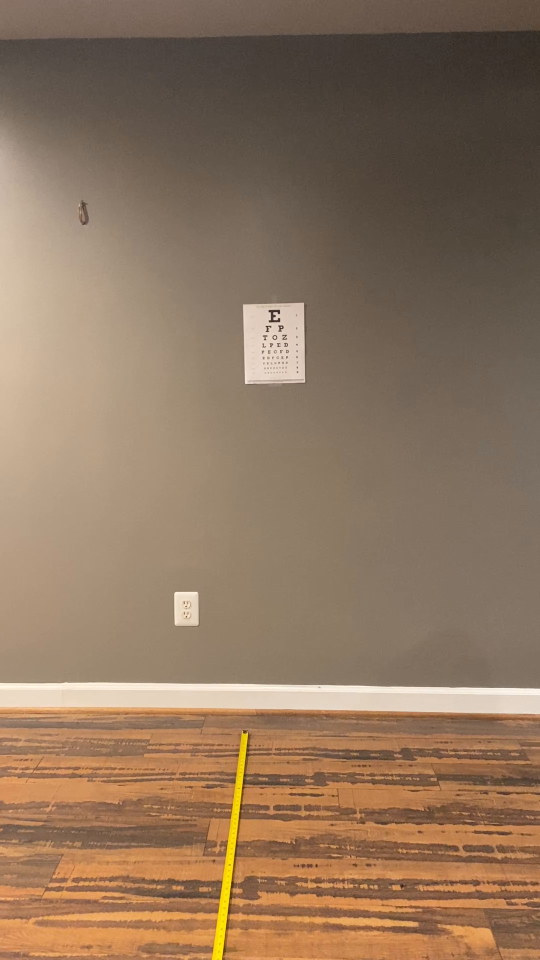
#> input picture frame 7 of assets/10ft correct.MOV, 1080 x 1920 px (shown at 1/2 size)
$ python main.py
#> lines starting #> are read from the running program, lines starting #| are printed output that depends on the picture
### resizer.py
import cv2
import numpy as np

def ResizeWithAspectRatio(image, width=None, height=None, inter=cv2.INTER_AREA):
#> called with width = 720, height = 1080, inter = 3
    dim = None
    (h, w) = image.shape[:2]
#> h = 1920; w = 1080

    if width is None and height is None:
        return image
    if width is None:
        r = height / float(h)
        dim = (int(w * r), height)
    else:
        r = width / float(w)
#> r = 0.667
        dim = (width, int(h * r))
#> dim = (720, 1280)

    return cv2.resize(image, dim, interpolation=inter)
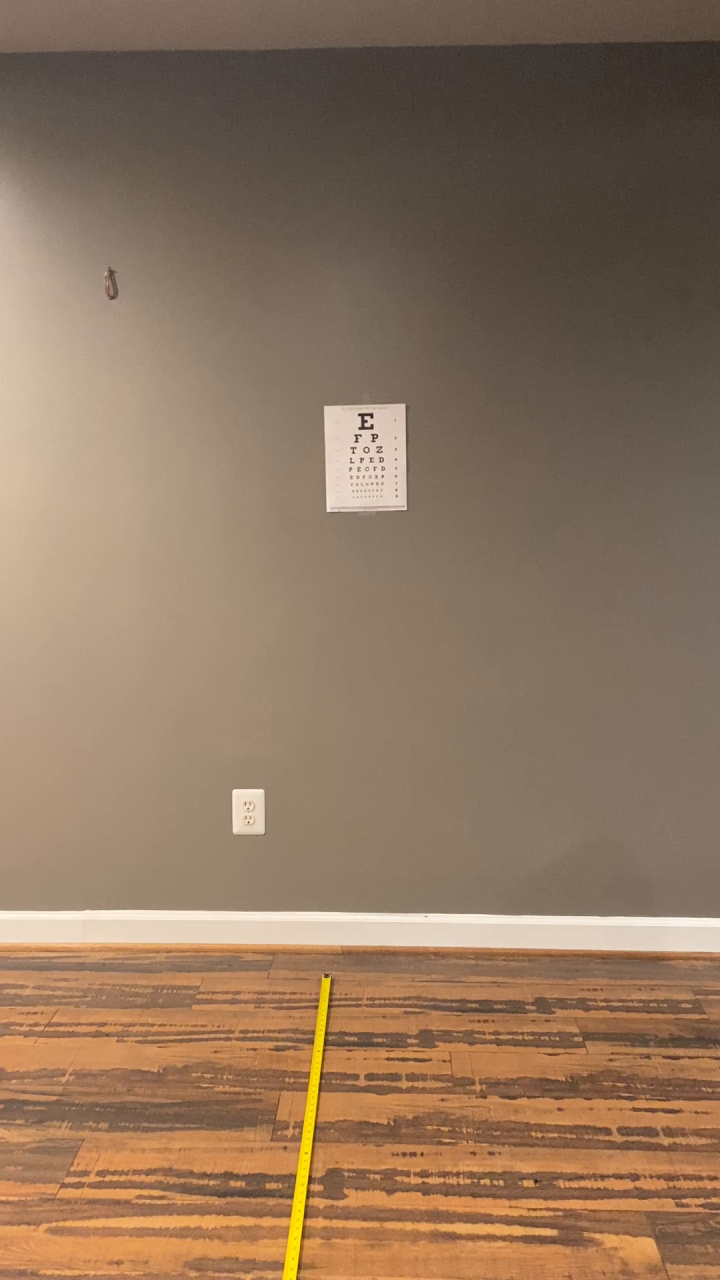
#> returned value: shape (1280, 720, 3); mean of channels 0, 1, 2 94.3, 117.1, 142.6; drawn as B, G, R

### main.py
from bounding_box import BoundingBoxGenerator
from resizer import ResizeWithAspectRatio
from PIL import Image
import numpy as np
import cv2
import time
import threading
from time import sleep
import calibrator as cal
from calibrator import get_width as gw
import string
from blur_to_power.blur_to_power import blur_to_power

blur = 3
def get_display_image(image, focal_length):
    estimator = BoundingBoxGenerator(image_array=np.asarray(image), width=8.5)
    box_dims = estimator.estimate()
    bounding_box = cv2.boxPoints(box_dims)

    p1, p2, p3, p4 = cal.get_points(bounding_box)

    image = cv2.line(image, p2, p3, (0, 255, 0), 1) #top
    image = cv2.line(image, p1, p4, (0, 255, 0), 1) #bottom
    image = cv2.line(image, p2, p1, (0, 255, 0), 1) #left
    image = cv2.line(image, p3, p4, (0, 255, 0), 1) #rightq


    distance = (8.5 * focal_length) / gw(p1, p2, p3, p4) # box_dims[1][0]

    cv2.putText(image, '{} inches'.format(str(distance)), (50, 200), cv2.FONT_HERSHEY_SIMPLEX, 5, 2)
    i = 1
    for point in (p1, p2, p3, p4):
        cv2.putText(image, str(i), point, cv2.FONT_HERSHEY_SIMPLEX, 1, 2)
        i+=1

    return image, bounding_box

def start_loop(cam: cv2.VideoCapture, focal_length: float, filepath: string):
    printed = False
    while True:
        ret, image = cam.read() # read the image and resize it to the correct dimensions
        if not ret:
            cam = cv2.VideoCapture(filepath)
            continue

        image = ResizeWithAspectRatio(image, width=720, height=1280)

        if not printed:
            print(image.shape)
            printed = True

        image_with_box, bounding_box = get_display_image(image.copy(), focal_length)
        image = image_with_box # comment out to remove distance and bounding box display

        blurred_image = cv2.GaussianBlur(image, (blur, blur), cv2.BORDER_DEFAULT) # take a copy of the image and blur it to the desired level

        p1 = (int(bounding_box[1][0]), int(bounding_box[1][1])) # get the top left and bottom right coordinates of the bounding box
        p4 = (int(bounding_box[3][0]), int(bounding_box[3][1]))
        mask = np.zeros(image.shape[:2], dtype="uint8") # create a mask with a rectangle using these coordinates
        cv2.rectangle(mask, p1, p4, 255, -1)


        final_image = image.copy() # put the blurred image on top using the rectangular mask
        final_image[np.where(mask == 255)] = blurred_image[np.where(mask == 255)]
        cv2.imshow("masked image", final_image) # display on screen
        q = cv2.waitKey(20)
        if q == 113:
            break


if __name__ == '__main__':
    filepath = './assets/10ft correct.MOV'
    cam = cv2.VideoCapture(filepath)
    # initial_distance = 120
    initial_width = 8.5
    focal_length = 1129.4117647058824
    calibration_image = ResizeWithAspectRatio(cam.read()[1], width=720, height=1080)
    # focal_length = cal.calibrate(calibration_image, initial_distance, initial_width) # calibrate the focal length using the first frame


    m = threading.Thread(target=start_loop, args=(cam, focal_length, filepath)) # creating a thread to run the blur display part
    m.daemon = True
    m.start()

    while True:  # loop to adjust the blur level using the cmd
#> (the run stopped early here; a loop or call above may not have finished)

$ run again, starting later in the video
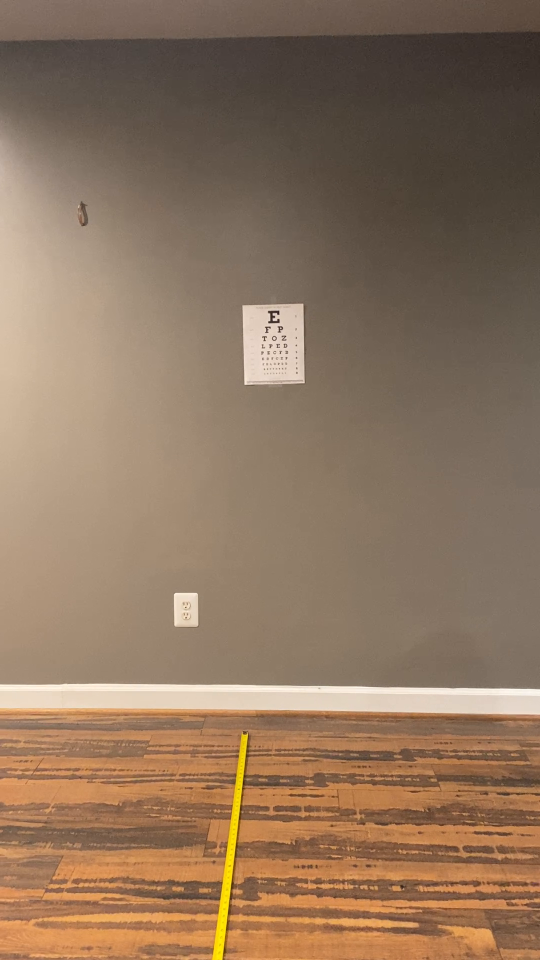
#> input picture frame 33 of assets/10ft correct.MOV, 1080 x 1920 px (shown at 1/2 size)
#> in ResizeWithAspectRatio, `return cv2.resize(image, dim, interpolation=inter)`:
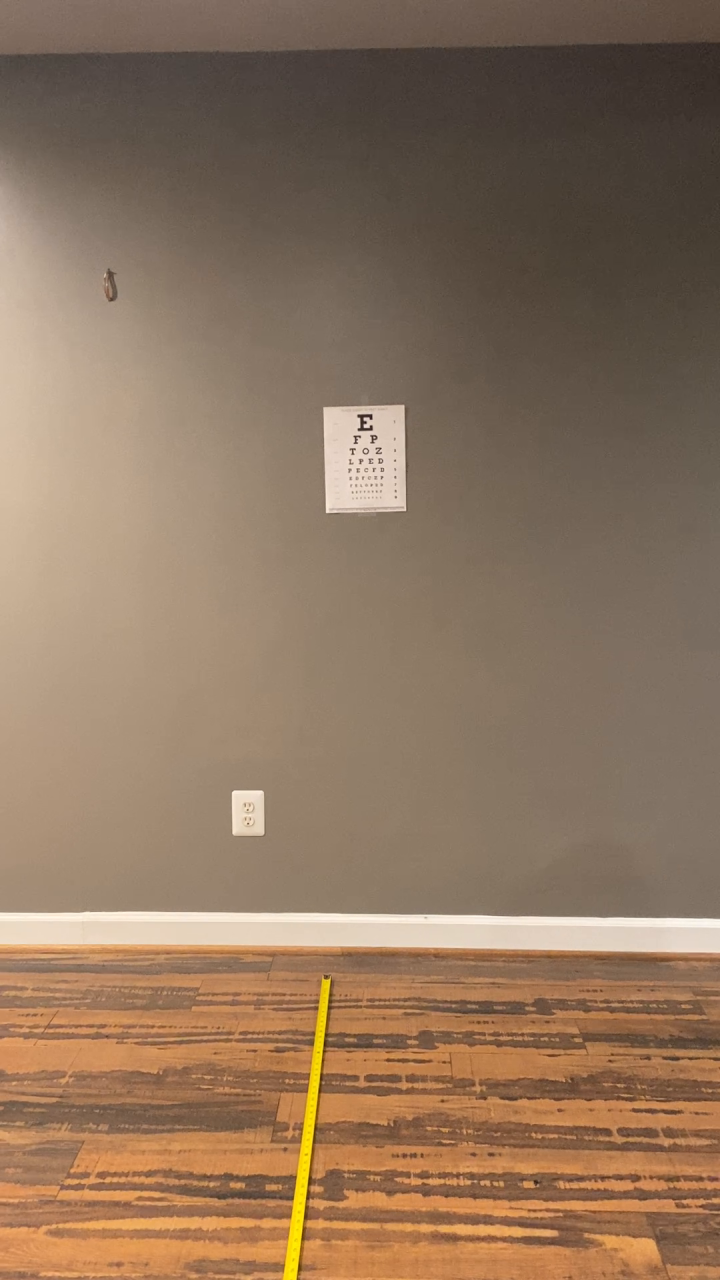
#> returned value: shape (1280, 720, 3); mean of channels 0, 1, 2 94, 116.7, 142.2; drawn as B, G, R

$ run again, starting later in the video
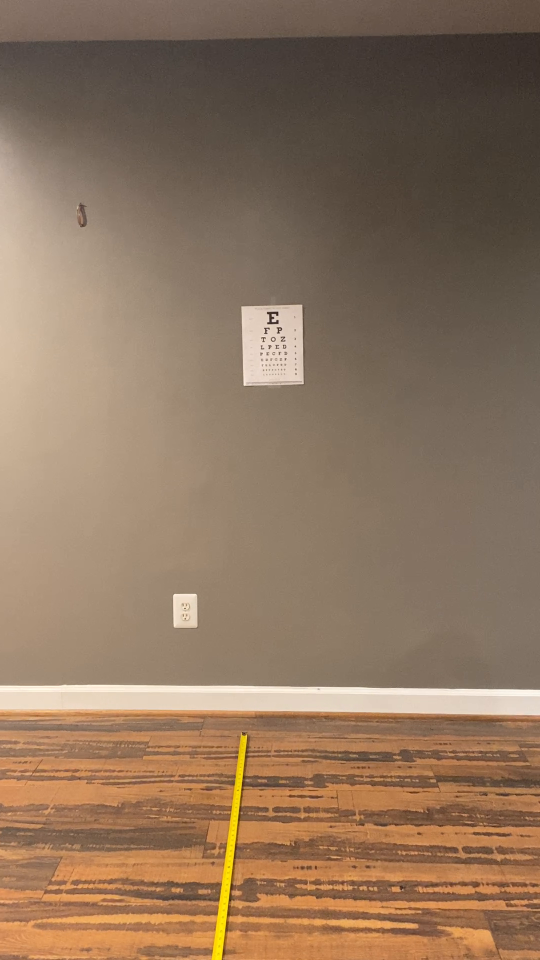
#> input picture frame 59 of assets/10ft correct.MOV, 1080 x 1920 px (shown at 1/2 size)
#> in ResizeWithAspectRatio, `return cv2.resize(image, dim, interpolation=inter)`:
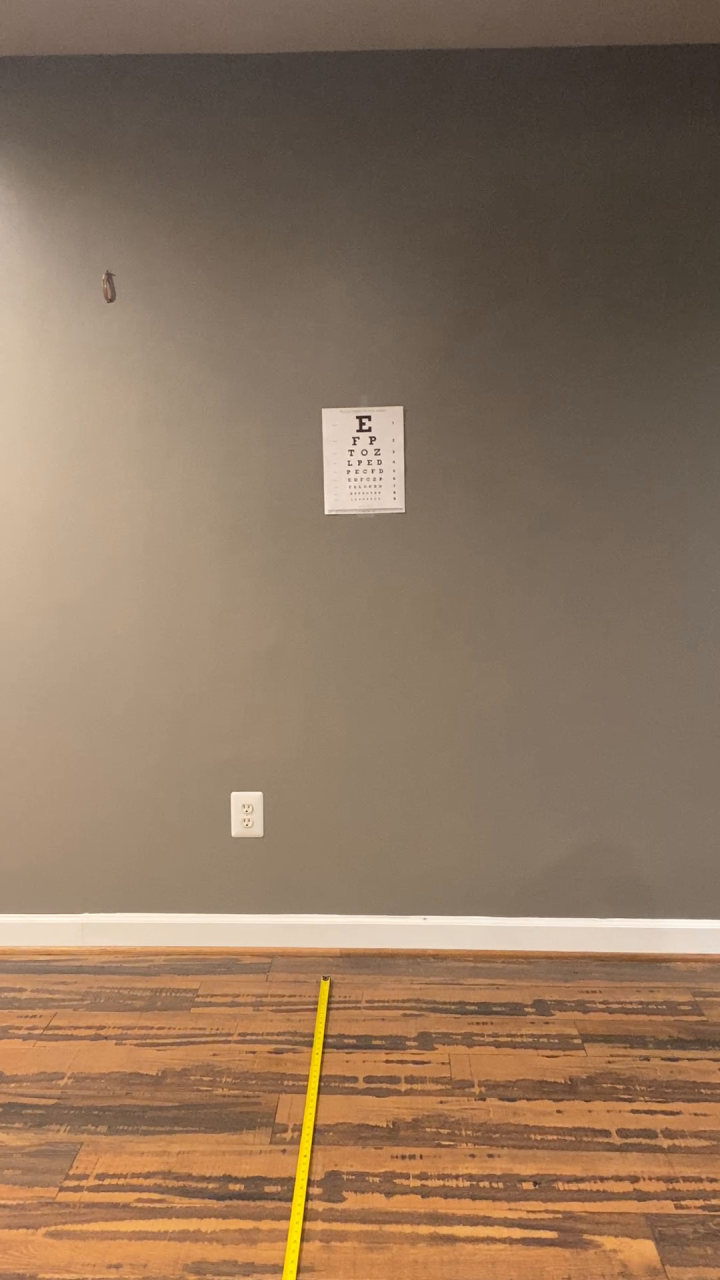
#> returned value: shape (1280, 720, 3); mean of channels 0, 1, 2 94.1, 116.8, 142.3; drawn as B, G, R
